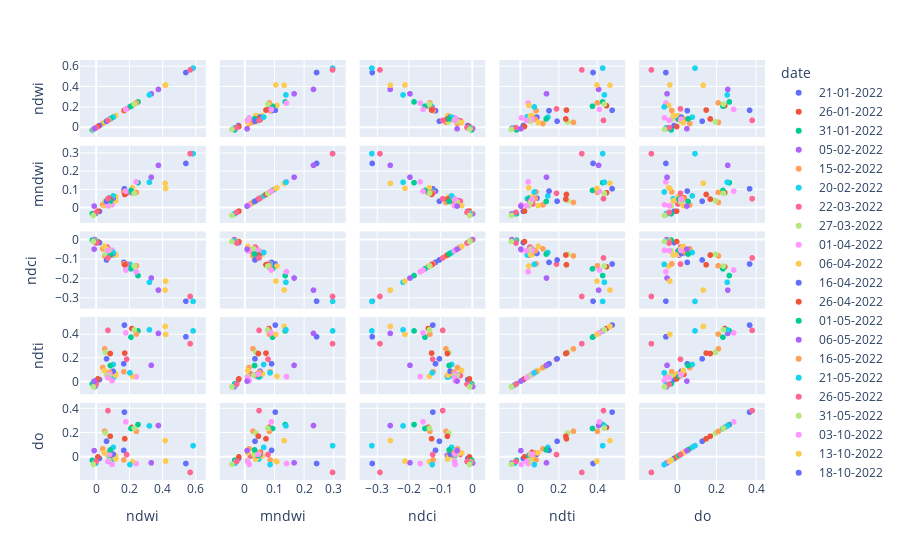

Source (notebook cell):
### Markdown cell above
### Scatter Plots

### Code cell
fig = px.scatter_matrix(df, dimensions=["ndwi", "mndwi", "ndci", "ndti", "do"], color='date')
fig.show()
